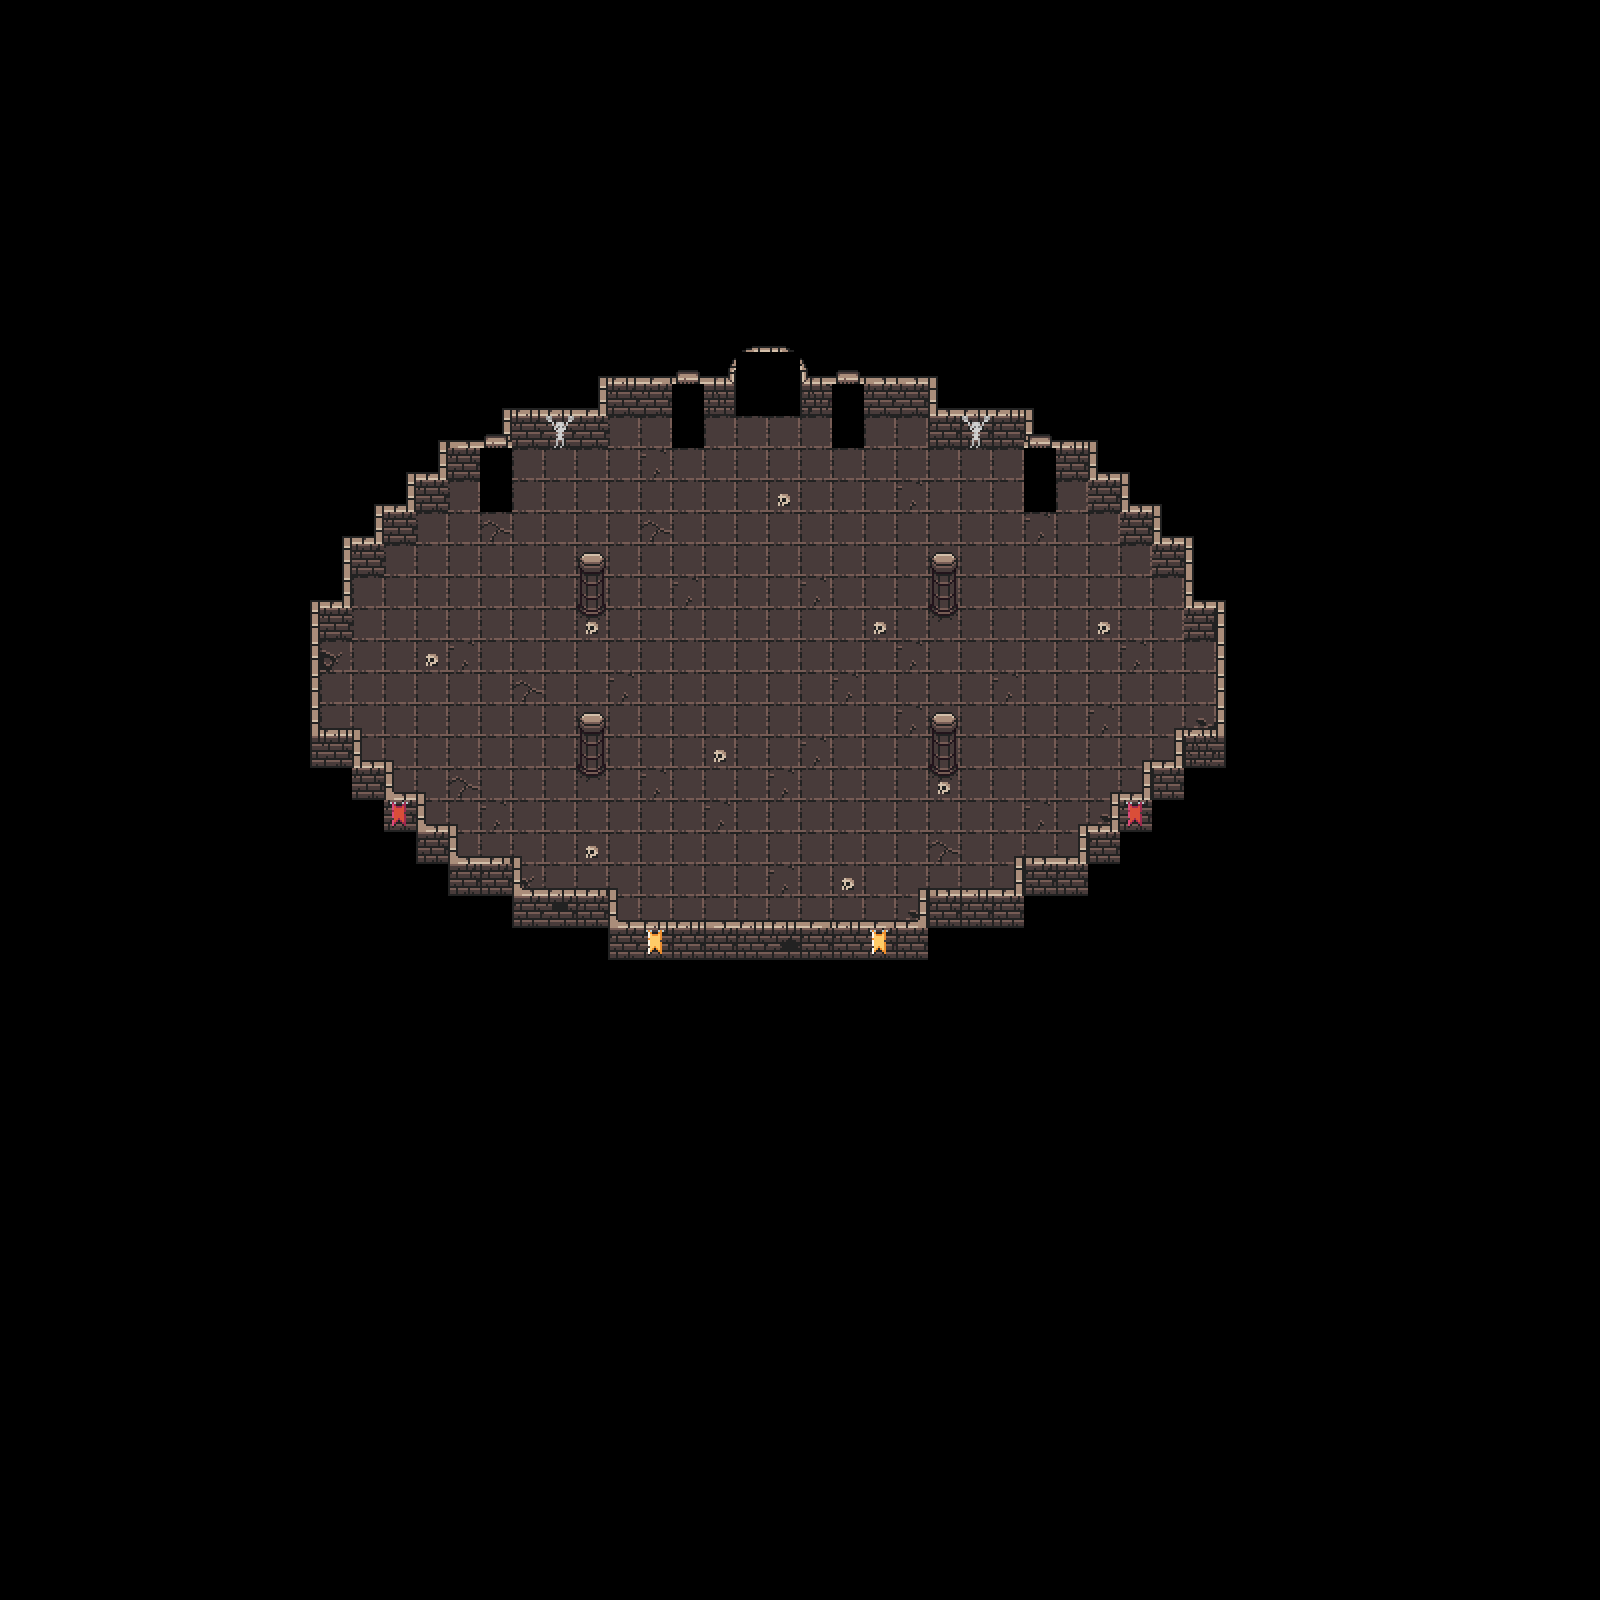

Rendered tile map (Tiled .tmx) drawn with the repository's tilesets; below, a short description and the map source with its tile grids summarised:
An orthogonal 50x50 tile map with 32x32 px tiles, 3 tile layers (Floor, wall, Tile Layer 3), 2 tilesets and 75 objects (60x wall, 5x spike, 4x point, 4x lavaSpring, finalBoss, ...).

<map version="1.4" tiledversion="1.9.0" orientation="orthogonal" renderorder="right-down" width="50" height="50" tilewidth="32" tileheight="32" infinite="0" nextlayerid="5" nextobjectid="90">
 <tileset firstgid="1" name="0x72_DungeonTilesetII_32x32" tilewidth="32" tileheight="32" tilecount="1024" columns="32">
  <image source="0x72_DungeonTilesetII_32x32.png" width="1024" height="1024" />
 </tileset>
 <tileset firstgid="1025" name="Simple Dungeon Crawler 32x32 Pixel Art Asset Pack" tilewidth="32" tileheight="32" tilecount="72" columns="9">
  <image source="Simple Dungeon Crawler 32x32 Pixel Art Asset Pack.png" width="288" height="256" />
 </tileset>
 <layer id="1" name="Floor" width="50" height="50" locked="1">
  <data>[2500 cells, 353 non-empty, 3 distinct tile ids]</data>
 </layer>
 <layer id="2" name="wall" width="50" height="50" locked="1">
  <data>[2500 cells, 133 non-empty, 22 distinct tile ids]</data>
 </layer>
 <layer id="3" name="Tile Layer 3" width="50" height="50" locked="1">
  <data>[2500 cells, 78 non-empty, 32 distinct tile ids]</data>
 </layer>
 <objectgroup id="4" name="Object Layer 1">
  <object id="1" name="Final Boss" type="finalBoss" x="759.788" y="632.713">
   <point />
  </object>
  <object id="3" name="Spawn" type="point" x="542.544" y="641.693">
   <properties>
    <property name="position" value="west" />
   </properties>
   <point />
  </object>
  <object id="4" name="Spawn" type="point" x="543.424" y="640.692">
   <properties>
    <property name="position" value="north" />
   </properties>
   <point />
  </object>
  <object id="5" name="Spawn" type="point" x="543.316" y="640.79">
   <properties>
    <property name="position" value="south" />
   </properties>
   <point />
  </object>
  <object id="6" name="Spawn" type="point" x="544.926" y="641.28">
   <properties>
    <property name="position" value="east" />
   </properties>
   <point />
  </object>
  <object id="8" type="wall" x="605.166" y="377.893" width="327.194" height="23.1192" />
  <object id="9" type="wall" x="499.115" y="425.95" width="7.73117" height="23.1192" />
  <object id="10" type="wall" x="508.31" y="413.39" width="94.9424" height="23.1192" />
  <object id="12" type="wall" x="1123.32" y="508.682" width="33.9293" height="23.1192" />
  <object id="13" type="wall" x="931.738" y="414.404" width="93.9282" height="23.1192" />
  <object id="14" type="wall" x="1187.36" y="559.979" width="6.65067" height="45.6876" />
  <object id="16" type="wall" x="409.915" y="477.071" width="33.3212" height="23.1192" />
  <object id="17" type="wall" x="593.687" y="398.092" width="13.8065" height="23.1192" />
  <object id="18" type="wall" x="441.593" y="444.09" width="64.5657" height="23.1192" />
  <object id="19" type="wall" x="437.464" y="461.449" width="6.86326" height="23.1192" />
  <object id="20" type="wall" x="378.236" y="509.183" width="33.3212" height="23.1192" />
  <object id="21" type="wall" x="407.955" y="491.825" width="6.86326" height="23.1192" />
  <object id="22" type="wall" x="346.992" y="541.296" width="33.3212" height="23.1192" />
  <object id="23" type="wall" x="373.239" y="525.674" width="6.86326" height="23.1192" />
  <object id="24" type="wall" x="314.011" y="604.653" width="33.3212" height="23.1192" />
  <object id="25" type="wall" x="342.862" y="560.39" width="6.86326" height="44.8168" />
  <object id="26" type="wall" x="309.799" y="626.956" width="6.86326" height="104.732" />
  <object id="27" type="wall" x="316.327" y="731.614" width="40.8105" height="23.1192" />
  <object id="28" type="wall" x="383.71" y="777.223" width="6.86326" height="33.8708" />
  <object id="29" type="wall" x="355.214" y="765.028" width="33.8973" height="23.1192" />
  <object id="30" type="wall" x="387.476" y="796.713" width="33.8973" height="23.1192" />
  <object id="31" type="wall" x="419.162" y="828.975" width="33.8973" height="23.1192" />
  <object id="32" type="wall" x="450.271" y="860.661" width="66.1591" height="23.1192" />
  <object id="33" type="wall" x="350.872" y="748.706" width="6.86326" height="33.8708" />
  <object id="34" type="wall" x="415.972" y="817.838" width="6.86326" height="33.8708" />
  <object id="35" type="wall" x="447.081" y="845.491" width="6.86326" height="33.8708" />
  <object id="36" type="wall" x="514.795" y="892.922" width="97.2687" height="23.1192" />
  <object id="37" type="wall" x="512.181" y="877.177" width="6.86326" height="33.8708" />
  <object id="38" type="wall" x="930.511" y="390.818" width="13.8065" height="23.1192" />
  <object id="39" type="wall" x="1028.06" y="444.212" width="66.4058" height="23.1192" />
  <object id="40" type="wall" x="1090.14" y="467.331" width="13.8065" height="9.90843" />
  <object id="41" type="wall" x="1090.54" y="476.138" width="33.9293" height="23.1192" />
  <object id="42" type="wall" x="1154.94" y="539.99" width="33.9293" height="23.1192" />
  <object id="43" type="wall" x="1155.64" y="529.531" width="13.8065" height="9.90843" />
  <object id="44" type="wall" x="1123.17" y="498.156" width="13.8065" height="9.90843" />
  <object id="45" type="wall" x="1186.87" y="604.392" width="33.9293" height="23.1192" />
  <object id="46" type="wall" x="1026.29" y="423.845" width="13.8065" height="23.1192" />
  <object id="47" type="wall" x="1219.22" y="624.484" width="6.65067" height="109.54" />
  <object id="48" type="wall" x="1178.61" y="734.849" width="43.8374" height="23.1192" />
  <object id="49" type="wall" x="1146.13" y="765.674" width="33.3789" height="23.1192" />
  <object id="50" type="wall" x="1177.39" y="752.738" width="6.65067" height="16.5138" />
  <object id="52" type="wall" x="1114.48" y="798.701" width="33.3789" height="23.1192" />
  <object id="53" type="wall" x="1114.09" y="819.067" width="6.65067" height="16.5138" />
  <object id="54" type="wall" x="1082.56" y="828.975" width="33.3789" height="23.1192" />
  <object id="55" type="wall" x="1145.46" y="785.49" width="6.65067" height="16.5138" />
  <object id="56" type="wall" x="1018.15" y="862.002" width="66.4058" height="23.1192" />
  <object id="57" type="wall" x="1018.31" y="882.369" width="6.65067" height="16.5138" />
  <object id="58" type="wall" x="922.376" y="893.928" width="99.9832" height="23.1192" />
  <object id="59" type="wall" x="1082.16" y="847.14" width="6.65067" height="16.5138" />
  <object id="60" type="wall" x="607.433" y="924.773" width="319.955" height="23.1192" />
  <object id="61" type="wall" x="922.009" y="911.75" width="6.65067" height="16.5138" />
  <object id="62" type="wall" x="608.1" y="910.52" width="6.65067" height="16.5138" />
  <object id="65" type="wall" x="581.408" y="723.791" width="22.9336" height="38.1153" />
  <object id="66" type="wall" x="582.072" y="714.492" width="19.274" height="12.0211">
   <ellipse />
  </object>
  <object id="67" type="wall" x="933.988" y="723.628" width="22.9336" height="38.1153" />
  <object id="68" type="wall" x="934.652" y="714.329" width="19.274" height="12.0211">
   <ellipse />
  </object>
  <object id="75" type="finalDoor" x="735.821" y="351.879" width="64" height="64" />
  <object id="77" type="wall" x="933.517" y="563.493" width="22.9336" height="38.1153" />
  <object id="78" type="wall" x="934.181" y="554.194" width="19.274" height="12.0211">
   <ellipse />
  </object>
  </objectgroup>
</map>
<!-- 11 of 75 objects omitted -->
